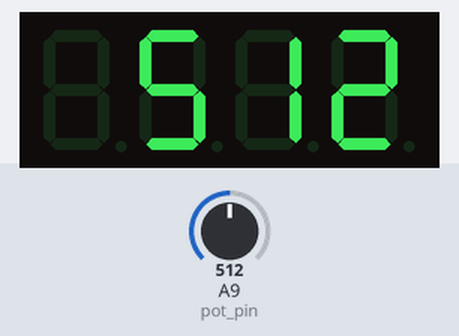
The sketch below on a simulated Arduino Mega 2560, built with avr-gcc and run on an emulated ATmega2560. On the bench: 4-digit seven-segment display. Inputs (shaded band) come from the test bench; at power-on: A9 (pot_pin) = 512.

Above: at 2.2 s.
2.3 s: A9 (pot_pin) set to 716
At 3.1 s:
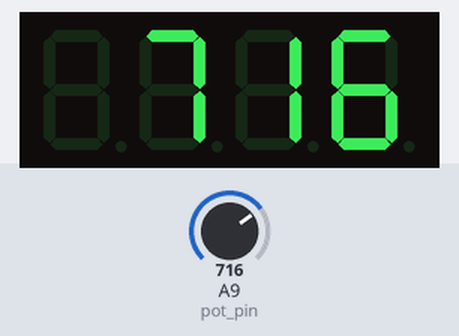
3.8 s: A9 (pot_pin) set to 900
At 5.0 s:
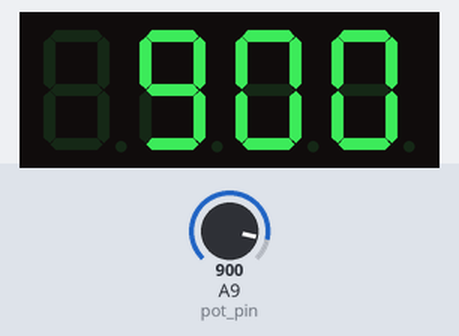
5.3 s: A9 (pot_pin) set to 1023
At 6.1 s:
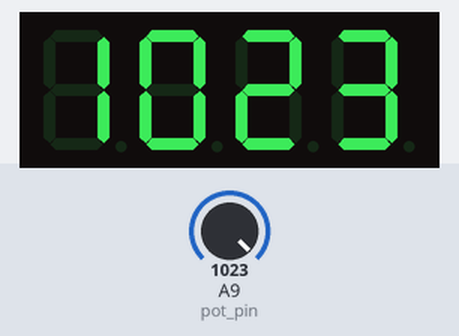
Timing chart, 0 to 8.3 s (numbered marks = the images above; inputs shaded):
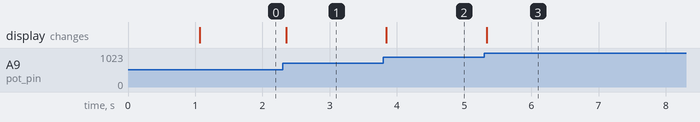

Measured:
- after the input at 2.3 s, the display: changes after 0.05 s (image 1)
- after the input at 3.8 s, the display: changes at once (image 2)
- after the input at 5.3 s, the display: changes at once (image 3)

The sketch:

Potentiometer_4digit7segment.ino
```cpp
//  Potentiometer to TM1637TinyDisplay
//  Byala Robots Club
// author: A.Anchev

#include <Arduino.h>
#include <TM1637TinyDisplay.h>

#define CLK 44
#define DIO 46
#define pot_pin A9

TM1637TinyDisplay display(CLK, DIO);

int pot_value;

// =========== SETUP ===========
void setup() {
  display.setBrightness(BRIGHT_7);
  display.showNumber(8888);
  delay(1000);
}

// ========== LOOP ==========
void loop() {
  pot_value = analogRead(pot_pin);
  display.showNumber(pot_value);
  delay(30);
}
```
